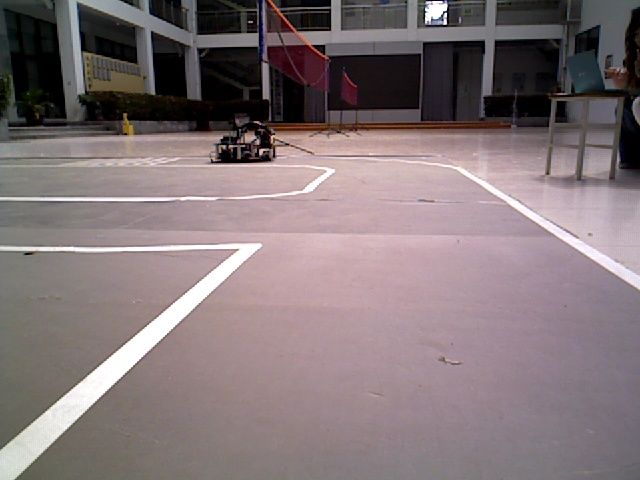
#> input picture image/test/1.jpg, 640 x 480 px
$ python -i image_processing.py   (imports and definitions only)   (older library calls are emulated)
#> lines starting #> are read from the running program, lines starting #| are printed output that depends on the picture; after the words box and inside, x2 and y2 are one past the last pixel; in counts of white or black regions, pixels touching at a corner belong together
#> further down, picture is the input picture: shape (480, 640, 3); mean B, G, R 119.3, 116.8, 130.1
import cv2
import numpy as np

class ImageProcessor:
    def __init__(self):
        self.zebra_judge = 0

    def process_image(self, image):
        # 图像处理过程，包括斑马线检测等
        # 定义两个核（kernel_Ero用于腐蚀，kernel_Dia用于膨胀）
        kernel_Ero = np.ones((15, 3), np.uint8)
        kernel_Dia = np.ones((15, 3), np.uint8)

        # 将复制的图像裁剪为480*360
        copy_img = cv2.resize(image, (480, 360))
        imgGray = cv2.cvtColor(copy_img, cv2.COLOR_BGR2GRAY)
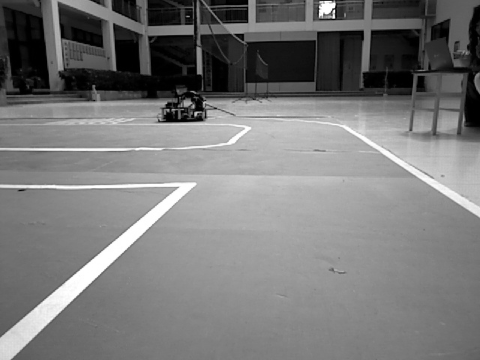
#> imgGray: shape (360, 480); min 0, max 255, mean 121
        imgBlur = cv2.GaussianBlur(imgGray, (5, 5), 0)
        ret, thresh = cv2.threshold(imgBlur, 200, 255, cv2.THRESH_BINARY)
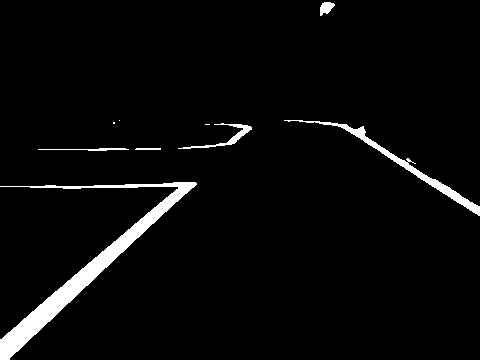
#> thresh: shape (360, 480); 3.6% white; 9 white regions (3 under 20 px), largest, box (x1, y1, x2, y2) and area: (0, 182, 197, 360) 4377, (284, 120, 480, 216) 1235, (178, 123, 252, 149) 334, (38, 148, 129, 151) 137, (320, 2, 335, 16) 135, (135, 148, 161, 150) 51
        imgEro = cv2.erode(thresh, kernel_Ero, iterations=2)
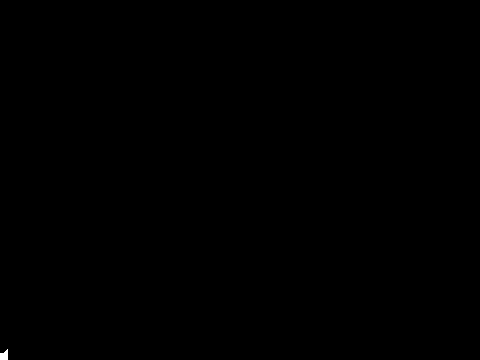
#> imgEro: shape (360, 480); 0.04% white; 1 white region, box (x1, y1, x2, y2) and area: (0, 349, 8, 360) 66
        imgDia = cv2.dilate(imgEro, kernel_Dia, iterations=4)
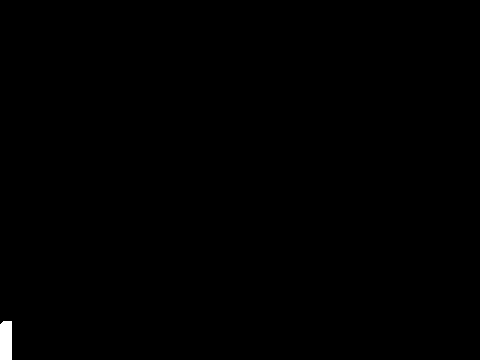
#> imgDia: shape (360, 480); 0.27% white; 1 white region, box (x1, y1, x2, y2) and area: (0, 321, 12, 360) 462

        # 感兴趣区间
        h = imgDia.shape[0]
#> h = 360
        w = imgDia.shape[1]
#> w = 480
        poly = np.array([[(0, 360), (0, 240), (640, 240), (640, 360)]])
        mask = np.zeros_like(imgDia)
        cv2.fillPoly(mask, poly, 255)
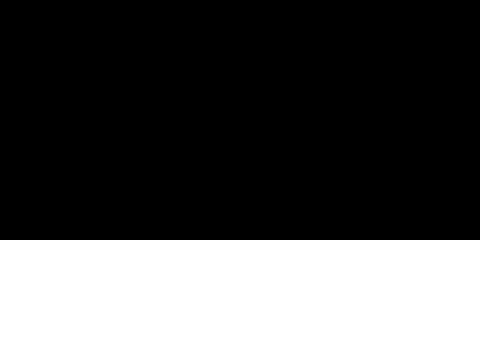
#> mask: shape (360, 480); 33.3% white; 1 white region
        masked_image = cv2.bitwise_and(imgDia, mask)

        # 轮廓检测
        _, contouts, hie = cv2.findContours(masked_image, cv2.RETR_TREE, cv2.CHAIN_APPROX_NONE)
#> contouts = 1 contour; box (x1, y1, x2, y2) and area: (0, 321, 12, 360) 414; hie = [[-1, -1, -1, -1]]
        cnt = contouts
#> cnt has the same summary as contouts

        xx = 0
        for i in cnt:
            x, y, w, h = cv2.boundingRect(i)
            if cv2.contourArea(i) > 1000 and cv2.contourArea(i) < 7000 and h > w:
                xx += 1
#> this loop made 1 pass
#> (x, y, w, h) on pass 1: (0, 321, 12, 39)
#> after the loop, xx = 0
        if xx > 2:
            self.zebra_judge = 1
        else:
            self.zebra_judge = 0

        return self.zebra_judge

>>> import cv2
>>> picture = cv2.imread('../../image/test/1.jpg')
>>> result = ImageProcessor().process_image(picture)
#> result = 0
